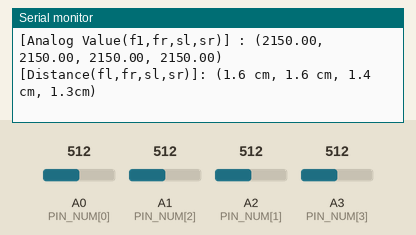
Recording of a sketch running on a simulated Arduino Uno, built with avr-gcc and run on an emulated ATmega328P. On the bench: the last lines printed to the serial monitor. Inputs (shaded band) come from the test bench; at power-on: A0 (PIN_NUM[0]) = 512, A1 (PIN_NUM[2]) = 512, A2 (PIN_NUM[1]) = 512, A3 (PIN_NUM[3]) = 512.

Above: at 1.2 s.
1.3 s: A0 (PIN_NUM[0]) set to 716
At 1.9 s:
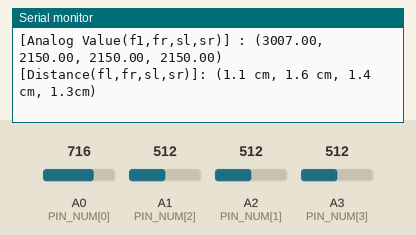
2.8 s: A1 (PIN_NUM[2]) set to 716
At 3.5 s:
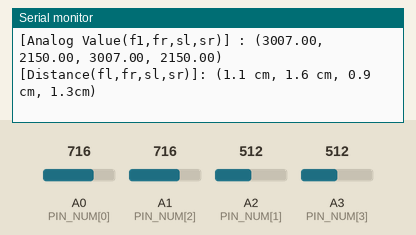
4.3 s: A2 (PIN_NUM[1]) set to 716
At 5.0 s:
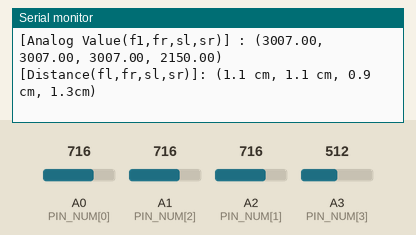
5.8 s: A3 (PIN_NUM[3]) set to 716
At 6.5 s:
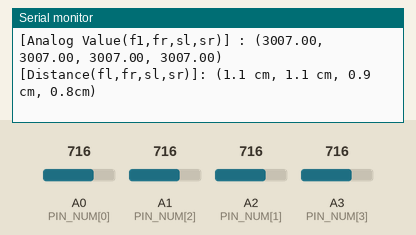
7.3 s: A0 (PIN_NUM[0]) set to 992
At 8.1 s:
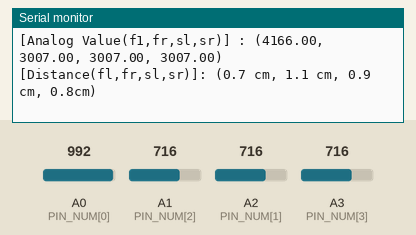
8.8 s: A1 (PIN_NUM[2]) set to 992
At 8.8 s:
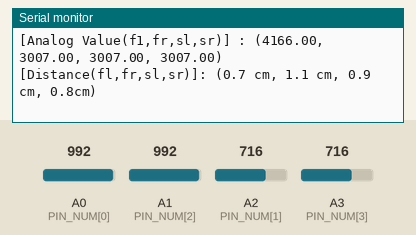
Timing chart, 0 to 11.3 s (numbered marks = the images above; inputs shaded):
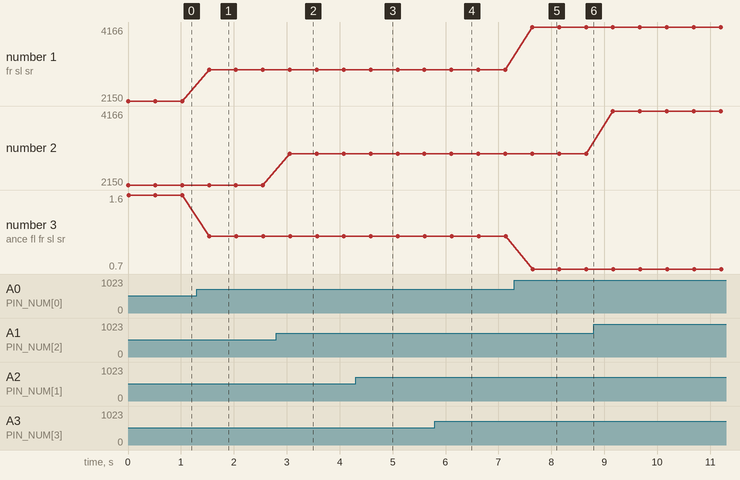

The sketch:

Psd_Distance.ino
```cpp
const int PIN_NUM[] = {A0, A2, A1, A3}; // 4개의 PSD 센서 핀 번호

void setup() {
 Serial.begin( 115200 );
}

void loop() {
  static int analogReadValue[5][4] = {0,}; // 배열 안을 0으로 채움
  static float analogReadValueAverage[4] = {0.0,};
  static float distanceValue[4] = {0.0,};

  for(int n=0; n<5; n++){
    for(int i=0; i<4; i++){
      analogReadValue[n][i] = analogRead(PIN_NUM[i]); // 값을 총 5번 읽으며 값을 읽을 때마다 핀 넘버의 아날로그 값을 가져옴
    }
  }

  for (int i =0; i<4; i++){
    analogReadValueAverage[i] = (analogReadValue[0][i] +
                                analogReadValue[1][i] +
                                analogReadValue[2][i] +
                                analogReadValue[3][i] +
                                analogReadValue[4][i]/5);   // 읽어온 값의 평균을 구함

    distanceValue[i] = psd2Distance(i,analogReadValueAverage[i]); // 실제 거리 구하는 함수
  }

  Serial.print("[Analog Value(f1,fr,sl,sr)] : (");
  for(int i = 0;i<4;i++){
    Serial.print(analogReadValueAverage[i]);
    if(i<3){
      Serial.print(", ");
    }
    else{
      Serial.println(") ");
    }
  }

  Serial.print("[Distance(fl,fr,sl,sr)]: (");
  for(int i = 0;i<4;i++){
    Serial.print(distanceValue[i],1);
    if(i<3){
      Serial.print(" cm, ");
    }
    else{
      Serial.println("cm) ");
    }
  }

  delay(500);

}

float psd2Distance(int x, float d){
  float distance;

  if(x==0){
    distance = 13768 * pow(d,-1.183); //전방 좌측 거리 추세 함수
  }
  else if(x==1){
    distance = 15911 * pow(d,-1.2); //전방 우측 거리 추세 함수
  }
  else if(x==2){
    distance = 37406 * pow(d,-1.333); //측방 좌측 거리 추세 함수
  }
  else if(x==3){
    distance = 44932 * pow(d,-1.361); //측방 우측 거리 추세 함수
  }
  else{
    distance=0.0;
  }
  return distance;
}
```

Measured:
- after the input at 1.3 s, the serial monitor: prints a new line after 0.23 s (image 1)
- after the input at 2.8 s, the serial monitor: prints a new line after 0.26 s (image 2)
- after the input at 4.3 s, the serial monitor: prints a new line after 0.28 s (image 3)
- after the input at 5.8 s, the serial monitor: prints a new line after 0.31 s (image 4)
- after the input at 7.3 s, the serial monitor: prints a new line after 0.34 s (image 5)
- plotted number 1: 2150 → 3007 after the input at 1.3 s, 3007 → 4166 after the input at 7.3 s
- plotted number 3: 1.6 → 1.1 after the input at 1.3 s, 1.1 → 0.7 after the input at 7.3 s
